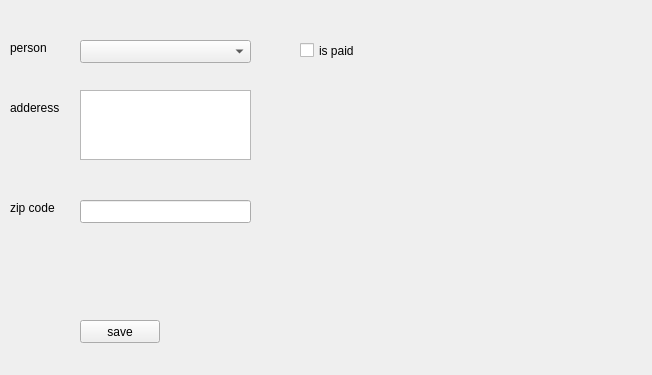
<?xml version="1.0" encoding="UTF-8"?>
<ui version="4.0">
 <class>Form</class>
 <widget class="QWidget" name="Form">
  <property name="geometry">
   <rect>
    <x>0</x>
    <y>0</y>
    <width>652</width>
    <height>375</height>
   </rect>
  </property>
  <property name="windowTitle">
   <string>Form</string>
  </property>
  <widget class="QLabel" name="label">
   <property name="geometry">
    <rect>
     <x>10</x>
     <y>40</y>
     <width>57</width>
     <height>15</height>
    </rect>
   </property>
   <property name="text">
    <string>person</string>
   </property>
  </widget>
  <widget class="QComboBox" name="comboBox">
   <property name="geometry">
    <rect>
     <x>80</x>
     <y>40</y>
     <width>171</width>
     <height>23</height>
    </rect>
   </property>
  </widget>
  <widget class="QLabel" name="label_2">
   <property name="geometry">
    <rect>
     <x>10</x>
     <y>100</y>
     <width>57</width>
     <height>15</height>
    </rect>
   </property>
   <property name="text">
    <string>adderess</string>
   </property>
  </widget>
  <widget class="QTextEdit" name="textEdit">
   <property name="geometry">
    <rect>
     <x>80</x>
     <y>90</y>
     <width>171</width>
     <height>70</height>
    </rect>
   </property>
  </widget>
  <widget class="QLabel" name="label_3">
   <property name="geometry">
    <rect>
     <x>10</x>
     <y>200</y>
     <width>57</width>
     <height>15</height>
    </rect>
   </property>
   <property name="text">
    <string>zip code</string>
   </property>
  </widget>
  <widget class="QLineEdit" name="lineEdit">
   <property name="geometry">
    <rect>
     <x>80</x>
     <y>200</y>
     <width>171</width>
     <height>23</height>
    </rect>
   </property>
  </widget>
  <widget class="QCheckBox" name="checkBox">
   <property name="geometry">
    <rect>
     <x>300</x>
     <y>40</y>
     <width>85</width>
     <height>21</height>
    </rect>
   </property>
   <property name="text">
    <string>is paid</string>
   </property>
  </widget>
  <widget class="QPushButton" name="pushButton">
   <property name="geometry">
    <rect>
     <x>80</x>
     <y>320</y>
     <width>80</width>
     <height>23</height>
    </rect>
   </property>
   <property name="text">
    <string>save</string>
   </property>
  </widget>
 </widget>
 <resources/>
 <connections/>
</ui>
